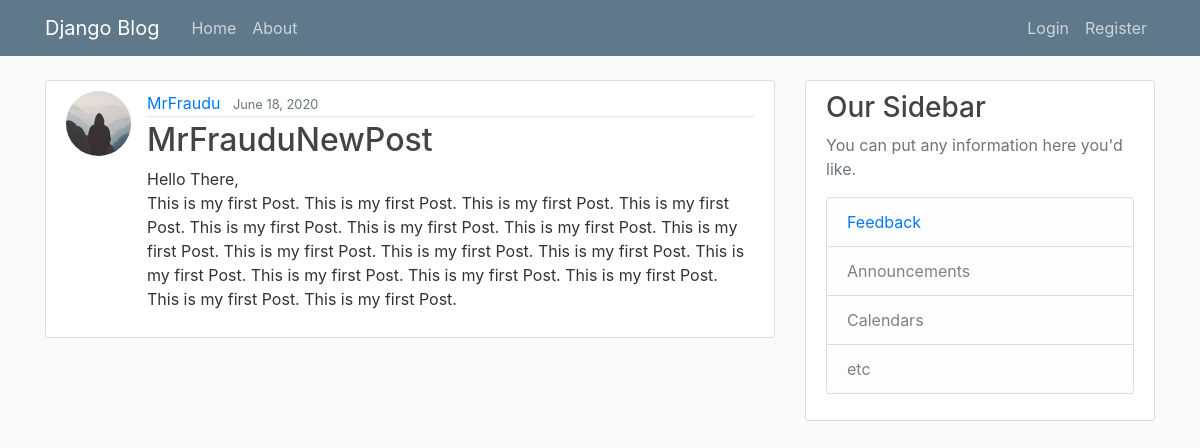
The page /post/30/ on the database its author committed.
### blog/models.py (models this page shows, shortened)
class Post(models.Model):
	title = models.CharField(max_length=100)
	content = models.TextField(validators=[MinLengthValidator(200)])
	date_posted = models.DateTimeField(default=timezone.now)
	author = models.ForeignKey(User, on_delete=models.CASCADE)

### users/models.py (models this page shows, shortened)
class Profile(models.Model):
    user = models.OneToOneField(User, on_delete=models.CASCADE)
    bio = models.TextField(default='')
    image = models.ImageField(default='default.jpg', upload_to='profile_pics')

### blog/views.py (the view)
# urls.py: path('post/<int:pk>/', PostDetailView.as_view(), name='post-detail'),
class PostDetailView(DetailView):
	model = Post

### blog/templates/blog/post_detail.html (shortened to what this page needs)
{% extends "blog/base.html" %}
{% block content %}
  <article class="media content-section">
    <img class="rounded-circle article-img" src="{{ object.author.profile.image.url }}">
    <div class="media-body">
      <div class="article-metadata">
        <a class="mr-2" href="{% url 'user-posts' object.author.username %}">{{ object.author }}</a>
        <small class="text-muted">{{ object.date_posted|date:"F d, Y" }}</small>
      </div>
      <h2 class="article-title">{{ object.title }}</h2>
      <p class="article-content">{{ object.content }}</p>
    </div>
  </article>
{% endblock content %}

### blog/static/blog/main.css (style rules this page uses)
body { background: #fafafa; color: #333333; margin-top: 5rem; }
h1, h2, h3, h4, h5, h6 { color: #444444; }
.content-section { background: #ffffff; padding: 10px 20px; border: 1px solid #dddddd; border-radius: 3px; margin-bottom: 20px; }
.article-title { color: #444444; }
.article-content { white-space: pre-line; }
.article-img { height: 65px; width: 65px; margin-right: 16px; }
.article-metadata { padding-bottom: 1px; margin-bottom: 4px; border-bottom: 1px solid #e3e3e3 }

### rows shown on the page
Post: author.profile.image (placeholder picture), author "MrFraudu", date_posted "June 18, 2020", title "MrFrauduNewPost", content "Hello There, This is my first Post. This is my first Post. This is my first Post. This is my first Post. This is my first Post. This is my first Post. This is my first Post. This is my first Post. This is my first Post. This is my first Post. This is my first Post. This is my first Post. This is my first Post. This is my first Post. This is my first Post. This is my first Post. This is my first Post."
